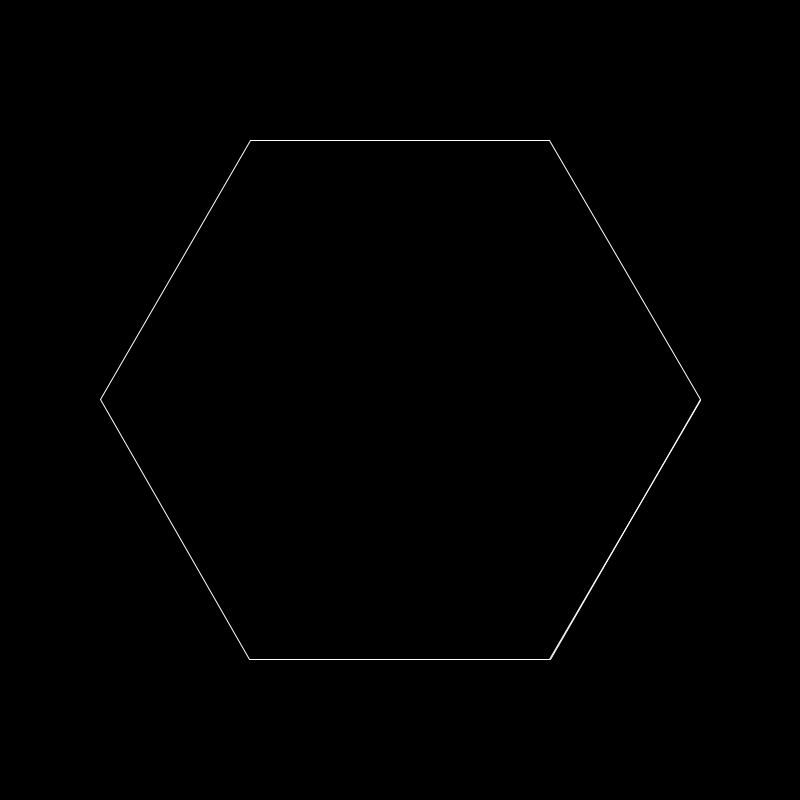
Frame 1 (no input)
Frame 60 (the mouse pressed at the canvas centre just before this capture): identical to frame 1, image omitted
Frame 120 (the mouse held since frame 60 and released just before this capture): identical to frame 1, image omitted

The Processing sketch that drew this single still picture (run headless with seeded random() and noise(); from frame 60 on, the mouse is pressed at the canvas centre):

// Processing sketch: Koch_Curve
// ── Koch_Curve.pde
float escala = 0;

ArrayList<Line> segment = new ArrayList<Line>();
ArrayList<Line> previousSegment = new ArrayList<Line>();

void setup()
{
  size(800, 800);

  noCursor();

  float lados = 6;

  float raio = 300;

  for (float i=0; i<TWO_PI; i += TWO_PI/lados)
  {
    segment.add(new Line( 
      raio*cos(i), 
      raio*sin(i), 
      raio*cos(i + TWO_PI/lados), 
      raio*sin(i + TWO_PI/lados)
      ));
  }
}

void draw()
{
  background(0);
  translate(width/2, height/2);

  stroke(255);

  for (int i=0; i<segment.size(); i++)
  {
    segment.get(i).draw();
  }
}

void mouseClicked()
{
  previousSegment.clear();

  for (int i=0; i<segment.size(); i++)
  {
    previousSegment.add(segment.get(i));
  }

  segment.clear();

  for (int i=0; i<previousSegment.size(); i++)
  {
    Line line = new Line(
      previousSegment.get(i).start.x, 
      previousSegment.get(i).start.y, 
      previousSegment.get(i).end.x, 
      previousSegment.get(i).end.y
      );

    /// PONTOS DE 0 A 4
    ///  0 --> PONTO INICIAL DA LINHA ANTERIOR
    ///  1 --> FIM DO PRIMEIRO TERÇO DA LINHA ANTERIOR
    ///  2 --> PICO DO TRIANGULO CENTRAL
    ///  1 --> FIM DO SEGUNDO TERÇO DA LINHA ANTERIOR
    ///  4 --> PONTO FINAL DA LINHA ANTERIOR

    PVector PONTO_INICIAL_DA_LINHA_ANTERIOR = new PVector(
      line.start.x, 
      line.start.y
      );

    PVector FIM_DO_PRIMEIRO_TERCO_DA_LINHA_ANTERIOR = new PVector(
      line.start.x+(1/3.0)*line.distanceVersor.x, 
      line.start.y+(1/3.0)*line.distanceVersor.y
      );

    PVector PICO_DO_TRIANGULO_CENTRAL = new PVector(
      FIM_DO_PRIMEIRO_TERCO_DA_LINHA_ANTERIOR.x + (1/3.0)*line.distance*cos(line.angle - PI/3), 
      FIM_DO_PRIMEIRO_TERCO_DA_LINHA_ANTERIOR.y + (1/3.0)*line.distance*sin(line.angle - PI/3)
      );

    PVector FIM_DO_SEGUNDO_TERCO_DA_LINHA_ANTERIOR = new PVector(
      PICO_DO_TRIANGULO_CENTRAL.x + (1/3.0)*line.distance*cos(line.angle + PI/3), 
      PICO_DO_TRIANGULO_CENTRAL.y + (1/3.0)*line.distance*sin(line.angle + PI/3)
      );

    PVector PONTO_FINAL_DA_LINHA_ANTERIOR = new PVector(
      line.end.x, 
      line.end.y
      );


      segment.add(new Line(
        PONTO_INICIAL_DA_LINHA_ANTERIOR.x, 
        PONTO_INICIAL_DA_LINHA_ANTERIOR.y, 
        FIM_DO_PRIMEIRO_TERCO_DA_LINHA_ANTERIOR.x, 
        FIM_DO_PRIMEIRO_TERCO_DA_LINHA_ANTERIOR.y
        ));
        
      segment.add(new Line(
        FIM_DO_PRIMEIRO_TERCO_DA_LINHA_ANTERIOR.x, 
        FIM_DO_PRIMEIRO_TERCO_DA_LINHA_ANTERIOR.y, 
        PICO_DO_TRIANGULO_CENTRAL.x, 
        PICO_DO_TRIANGULO_CENTRAL.y
        ));
        
      segment.add(new Line(
        PICO_DO_TRIANGULO_CENTRAL.x, 
        PICO_DO_TRIANGULO_CENTRAL.y, 
        FIM_DO_SEGUNDO_TERCO_DA_LINHA_ANTERIOR.x, 
        FIM_DO_SEGUNDO_TERCO_DA_LINHA_ANTERIOR.y
        ));
        
      segment.add(new Line(
        FIM_DO_SEGUNDO_TERCO_DA_LINHA_ANTERIOR.x, 
        FIM_DO_SEGUNDO_TERCO_DA_LINHA_ANTERIOR.y, 
        PONTO_FINAL_DA_LINHA_ANTERIOR.x, 
        PONTO_FINAL_DA_LINHA_ANTERIOR.y
        ));
  }
}
// ── Line.pde
class Line
{
  PVector start, end, distanceVersor;
  float angle, distance;

  Line(float startX, float startY, float endX, float endY)
  {
    start = new PVector(startX, startY);
    end = new PVector(endX, endY);
    distanceVersor = new PVector(endX-startX, endY-startY);
    angle = atan2(distanceVersor.y,distanceVersor.x);
    distance = dist(startX, startY, endX, endY);
  }


  void draw()
  {
    line(start.x, start.y, end.x, end.y);
  }
}
